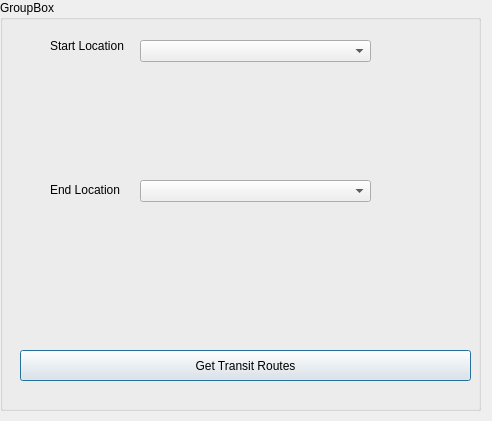
<?xml version="1.0" encoding="UTF-8"?>
<ui version="4.0">
 <class>Main_GeneratorDialogBase</class>
 <widget class="QDialog" name="Main_GeneratorDialogBase">
  <property name="geometry">
   <rect>
    <x>0</x>
    <y>0</y>
    <width>492</width>
    <height>421</height>
   </rect>
  </property>
  <property name="windowTitle">
   <string>Main_Generator</string>
  </property>
  <widget class="QGroupBox" name="groupBox">
   <property name="geometry">
    <rect>
     <x>0</x>
     <y>0</y>
     <width>481</width>
     <height>411</height>
    </rect>
   </property>
   <property name="title">
    <string>GroupBox</string>
   </property>
   <widget class="QLabel" name="label">
    <property name="geometry">
     <rect>
      <x>50</x>
      <y>30</y>
      <width>111</width>
      <height>31</height>
     </rect>
    </property>
    <property name="text">
     <string>Start Location</string>
    </property>
   </widget>
   <widget class="QLabel" name="label_2">
    <property name="geometry">
     <rect>
      <x>50</x>
      <y>180</y>
      <width>81</width>
      <height>20</height>
     </rect>
    </property>
    <property name="acceptDrops">
     <bool>true</bool>
    </property>
    <property name="text">
     <string>End Location</string>
    </property>
   </widget>
   <widget class="QPushButton" name="pushButton">
    <property name="geometry">
     <rect>
      <x>20</x>
      <y>350</y>
      <width>451</width>
      <height>31</height>
     </rect>
    </property>
    <property name="text">
     <string>Get Transit Routes</string>
    </property>
   </widget>
   <widget class="QComboBox" name="comboBox">
    <property name="geometry">
     <rect>
      <x>140</x>
      <y>40</y>
      <width>231</width>
      <height>22</height>
     </rect>
    </property>
   </widget>
   <widget class="QComboBox" name="comboBox_2">
    <property name="geometry">
     <rect>
      <x>140</x>
      <y>180</y>
      <width>231</width>
      <height>22</height>
     </rect>
    </property>
    <property name="acceptDrops">
     <bool>false</bool>
    </property>
    <property name="autoFillBackground">
     <bool>false</bool>
    </property>
   </widget>
  </widget>
 </widget>
 <resources/>
 <connections/>
</ui>
